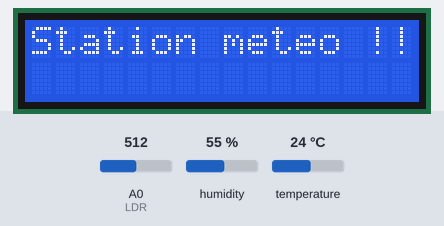
Bench run of a sketch on a simulated ATtiny85, built with avr-gcc and run on an emulated ATtiny85. On the bench: 16×2 character LCD. Wiring (inferred from the names in the program): AHT10/20 sensor at I2C address 0x38. The test bench sets the inputs (shaded band); at power-on: A0 (LDR) = 512, humidity 55 %, temperature 24 °C. The local clock reads 2024-03-15 10:24:30 at power-on unless the sketch sets it; what the sketch prints to the serial monitor is not drawn.

Above: at 0.3 s.
At 1.5 s:
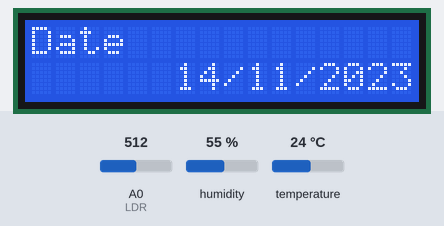
At 11.5 s:
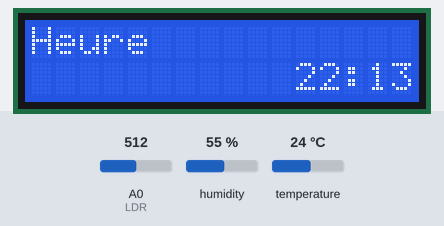
At 21.5 s:
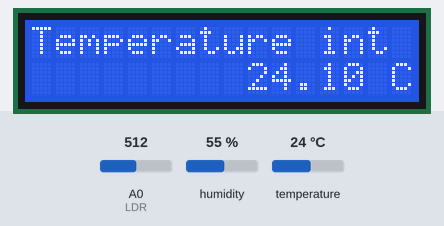
At 31.5 s:
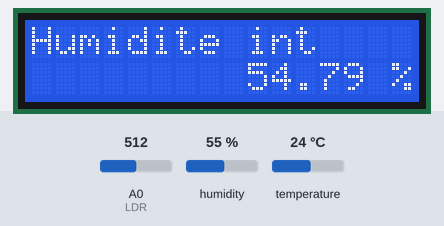

Measured:
- what the display in image 0 shows lasts 1.1 s, from 0.3 s to 1.4 s
- what the display in image 1 shows lasts 10.0 s, from 1.4 s to 11.4 s

The sketch:

station_meteo_no_wireless_ldr.ino
```cpp
// I2C
#include <Wire.h>

// LCD Screen
#include <LiquidCrystal.h>

// Temperature & Humidity Sensor
#include "AHT10.h"

// Time
#include <Wire.h>
#include <TimeLib.h>
#include <DS1307RTC.h>

// LCD Screen
#define LDR A0
int ldr_value, a_value, vo_value;
const int rs = 12, en = 11, d4 = 5, d5 = 4, d6 = 3, d7 = 2, vo = 7, a = 6;
LiquidCrystal lcd(rs, en, d4, d5, d6, d7);

// Temperature & Humidity Sensor
uint8_t readStatus_int = 0;
float temperature_int = 0;
float humidity_int = 0;
AHT10 myAHT10(AHT10_ADDRESS_0X38);

// Time
tmElements_t tm;

const char *monthName[12] = {
  "Jan", "Feb", "Mar", "Apr", "May", "Jun",
  "Jul", "Aug", "Sep", "Oct", "Nov", "Dec"
};

void setup()
{
  // I2C
  Serial.begin(9600);
  delay(200);

  // LCD Screen
  pinMode(LDR, INPUT);
  // pinMode(a, OUTPUT);
  // pinMode(vo, OUTPUT); // Not required
  adjustScreenLuminosity();
  lcd.begin(16, 2);
  lcd.print("Station meteo !!");

  // Time
  bool parse = false;
  bool config = false;

  // get the date and time the compiler was run
  if (getDate(__DATE__) && getTime(__TIME__))
  {
    parse = true;
    // and configure the RTC with this info
    if (RTC.write(tm))
    {
      config = true;
    }
  }

  while (!Serial)
    ; // wait for Arduino Serial Monitor
  delay(200);
  if (parse && config)
  {
    Serial.print("DS1307 configured Time=");
    Serial.print(__TIME__);
    Serial.print(", Date=");
    Serial.println(__DATE__);
  }
  else if (parse)
  {
    Serial.println("DS1307 Communication Error");
  }
  else
  {
    Serial.print("Could not parse info from the compiler, Time=\"");
    Serial.print(__TIME__);
    Serial.print("\", Date=\"");
    Serial.print(__DATE__);
    Serial.println("\"");
  }

  // Temperature & Humidity Sensor
  while (myAHT10.begin() != true)
  {
    Serial.println(F("AHT10 not connected or fail to load calibration coefficient")); //(F()) save string to flash & keeps dynamic memory free
    delay(5000);
  }

  delay(200);
}

void loop()
{
  // Temperature & Humidity Sensor
  readStatus_int = myAHT10.readRawData();

  if (readStatus_int != AHT10_ERROR)
  {
    temperature_int = myAHT10.readTemperature(AHT10_USE_READ_DATA);
    humidity_int = myAHT10.readHumidity(AHT10_USE_READ_DATA);
  }
  else
  {
    myAHT10.softReset(); // reset 1-success, 0-failed
  }

  // Time
  if (!RTC.read(tm))
  {
    if (RTC.chipPresent())
    {
      Serial.println("The DS1307 is stopped");
      Serial.println();
    }
    else
    {
      Serial.println("DS1307 read error!");
      Serial.println();
    }
  }

  // LCD Screen
  adjustScreenLuminosity();

  lcd.clear();
  lcd.setCursor(0, 0);
  lcd.print("Date");
  lcd.setCursor(6, 1);
  print2digits(tm.Day);
  lcd.print("/");
  print2digits(tm.Month);
  lcd.print("/");
  lcd.print(tmYearToCalendar(tm.Year));
  delay(10000);

  lcd.clear();
  lcd.setCursor(0, 0);
  lcd.print("Heure");
  lcd.setCursor(11, 1);
  print2digits(tm.Hour);
  lcd.print(":");
  print2digits(tm.Minute);
  delay(10000);

  lcd.clear();
  lcd.setCursor(0, 0);
  lcd.print("Temperature int");
  if (temperature_int < 0)
  {
    lcd.setCursor(8, 1);
    lcd.print("-");
  }
  lcd.setCursor(9, 1);
  lcd.print(temperature_int);
  lcd.print(" C");
  delay(10000);

  lcd.clear();
  lcd.setCursor(0, 0);
  lcd.print("Humidite int");
  lcd.setCursor(9, 1);
  lcd.print(humidity_int);
  lcd.print(" %");
  delay(10000);
}

// Functions
void adjustScreenLuminosity()
{
  ldr_value = analogRead(LDR);
  Serial.print("ldr_value = ");
  Serial.println(ldr_value);
  a_value = map(ldr_value, 0, 1023, 0, 255);
  a_value = a_value + 50;
  a_value = a_value > 255 ? 255 : a_value;
  analogWrite(a, a_value);
  vo_value = 0;
  analogWrite(vo, vo_value);
}

bool getTime(const char *str)
{
  int Hour, Min, Sec;

  if (sscanf(str, "%d:%d:%d", &Hour, &Min, &Sec) != 3)
    return false;
  tm.Hour = Hour;
  tm.Minute = Min;
  tm.Second = Sec;
  return true;
}

bool getDate(const char *str)
{
  char Month[12];
  int Day, Year;
  uint8_t monthIndex;

  if (sscanf(str, "%s %d %d", Month, &Day, &Year) != 3)
    return false;
  for (monthIndex = 0; monthIndex < 12; monthIndex++)
  {
    if (strcmp(Month, monthName[monthIndex]) == 0)
      break;
  }
  if (monthIndex >= 12)
    return false;
  tm.Day = Day;
  tm.Month = monthIndex + 1;
  tm.Year = CalendarYrToTm(Year);
  return true;
}

void print2digits(int number)
{
  if (number >= 0 && number < 10)
  {
    lcd.print('0');
  }
  lcd.print(number);
}
```

AHT10.cpp
```cpp
/***************************************************************************************************/
/*
   This is an Arduino library for Aosong ASAIR AHT10, AHT15 Digital Humidity & Temperature Sensor

   written by : enjoyneering79
   sourse code: https://github.com/enjoyneering/


   This chip uses I2C bus to communicate, specials pins are required to interface
   Board:                                    SDA                    SCL                    Level
   Uno, Mini, Pro, ATmega168, ATmega328..... A4                     A5                     5v
   Mega2560................................. 20                     21                     5v
   Due, SAM3X8E............................. 20                     21                     3.3v
   Leonardo, Micro, ATmega32U4.............. 2                      3                      5v
   Digistump, Trinket, ATtiny85............. 0/physical pin no.5    2/physical pin no.7    5v
   Blue Pill, STM32F103xxxx boards.......... PB7                    PB6                    3.3v/5v
   ESP8266 ESP-01........................... GPIO0/D5               GPIO2/D3               3.3v/5v
   NodeMCU 1.0, WeMos D1 Mini............... GPIO4/D2               GPIO5/D1               3.3v/5v
   ESP32.................................... GPIO21/D21             GPIO22/D22             3.3v

   Frameworks & Libraries:
   ATtiny  Core          - https://github.com/SpenceKonde/ATTinyCore
   ESP32   Core          - https://github.com/espressif/arduino-esp32
   ESP8266 Core          - https://github.com/esp8266/Arduino
   STM32   Core          - https://github.com/stm32duino/Arduino_Core_STM32
                         - https://github.com/rogerclarkmelbourne/Arduino_STM32

   GNU GPL license, all text above must be included in any redistribution,
   see link for details  - https://www.gnu.org/licenses/licenses.html
*/
/***************************************************************************************************/

#include "AHT10.h"


/**************************************************************************/
/*
    Constructor
*/
/**************************************************************************/
AHT10::AHT10(uint8_t address, ASAIR_I2C_SENSOR sensorName)
{
  _address    = address;
  _sensorName = sensorName;
}

/**************************************************************************/
/*
    begin()

    Initialize I2C & configure the sensor, call this function before
    doing anything else

    NOTE:
    - Wire.endTransmission() returned value:
      - 0 success
      - 1 data too long to fit in transmit data16
      - 2 received NACK on transmit of address
      - 3 received NACK on transmit of data
      - 4 other error
*/
/**************************************************************************/
#if defined(ESP8266)
bool AHT10::begin(uint8_t sda, uint8_t scl)
{
  Wire.begin(sda, scl);
  Wire.setClock(100000);          //experimental! ESP8266 I2C bus speed: 50kHz..400kHz/50000..400000, default 100000
  Wire.setClockStretchLimit(230); //experimental! default 230usec
#else
bool AHT10::begin(void)
{
  Wire.begin();
  Wire.setClock(100000);          //experimental! AVR I2C bus speed: 31kHz..400kHz/31000..400000, default 100000
#endif

  delay(AHT10_POWER_ON_DELAY);    //wait for sensor to initialize

  setNormalMode();                //one measurement+sleep mode

  return enableFactoryCalCoeff(); //load factory calibration coeff
}


/**************************************************************************/
/*
    readRawData()

    Read raw measurment data from sensor over I2C
*/
/**************************************************************************/
uint8_t AHT10::readRawData()
{
  /* send measurment command */
  Wire.beginTransmission(_address);
  #if (ARDUINO) >= 100
  Wire.write(AHT10_START_MEASURMENT_CMD);                                     //send measurment command
  Wire.write(AHT10_DATA_MEASURMENT_CMD);                                      //send measurment parameter
  Wire.write(AHT10_DATA_NOP);                                                 //send measurment parameter
  #else
  Wire.send(AHT10_START_MEASURMENT_CMD);
  Wire.send(AHT10_DATA_MEASURMENT_CMD);
  Wire.send(AHT10_DATA_NOP);
  #endif
  if (Wire.endTransmission(true) != 0) return AHT10_ERROR;                    //error handler, collision on I2C bus

  if (getCalibrationBit() != 0x01)             return AHT10_ERROR;            //error handler, calibration coefficient turned off
  if (getBusyBit(AHT10_USE_READ_DATA) != 0x00) delay(AHT10_MEASURMENT_DELAY); //measurement delay

  /* read 6-bytes from sensor */
  #if defined(_VARIANT_ARDUINO_STM32_)
  Wire.requestFrom(_address, 6);
  #else
  Wire.requestFrom(_address, 6, true);                                        //true - send stop after transmission & release I2C bus
  #endif
  if (Wire.available() != 6)
  {
    _rawDataBuffer[0] = AHT10_ERROR;                                          //for condition when AHT10_USE_READ_DATA is used
    return AHT10_ERROR;                                                       //check rxBuffer & error handler, collision on the i2c bus
  }

  /* read 6 bytes from "wire.h" rxBuffer */
  #if (ARDUINO) >= 100
  for (uint8_t i = 0; i < 6 ; i++)
  {
    _rawDataBuffer[i] = Wire.read();
  }
  #else
  for (uint8_t i = 0; i < 6 ; i++)
  {
    _rawDataBuffer[i] = Wire.receive();
  }
  #endif

  return true;
}


/**************************************************************************/
/*
    readTemperature()

    Read temperature, °C

    NOTE:
    - temperature range      -40°C..+80°C
    - temperature resolution 0.01°C
    - temperature accuracy   ±0.3°C
*/
/**************************************************************************/
float AHT10::readTemperature(bool readI2C)
{
  if (readI2C == AHT10_FORCE_READ_DATA)
  {
    if (readRawData() == AHT10_ERROR) return AHT10_ERROR;   //force to read data to _rawDataBuffer & error handler
  }

  if (_rawDataBuffer[0] == AHT10_ERROR) return AHT10_ERROR; //error handler, collision on I2C bus

  uint32_t temperature = ((uint32_t)(_rawDataBuffer[3] & 0x0F) << 16) | ((uint16_t)_rawDataBuffer[4] << 8) | _rawDataBuffer[5]; //20-bit raw temperature data

  return (float)temperature * 0.000191 - 50;
}


/**************************************************************************/
/*
    readHumidity()

    Read relative humidity, %

    NOTE:
    - prolonged exposure for 60 hours at humidity > 80% can lead to a
      temporary drift of the signal +3%. Sensor slowly returns to the
      calibrated state at normal operating conditions.
    - relative humidity range      0%..100%
    - relative humidity resolution 0.024%
    - relative humidity accuracy   ±2%
*/
/**************************************************************************/
float AHT10::readHumidity(bool readI2C)
{
  if (readI2C == AHT10_FORCE_READ_DATA)
  {
    if (readRawData() == AHT10_ERROR) return AHT10_ERROR;   //force to read data to _rawDataBuffer & error handler
  }

  if (_rawDataBuffer[0] == AHT10_ERROR) return AHT10_ERROR; //error handler, collision on I2C bus

  uint32_t rawData = (((uint32_t)_rawDataBuffer[1] << 16) | ((uint16_t)_rawDataBuffer[2] << 8) | (_rawDataBuffer[3])) >> 4; //20-bit raw humidity data

  float humidity = (float)rawData * 0.000095;

  if (humidity < 0)   return 0;
  if (humidity > 100) return 100;
                      return humidity;
}


/**************************************************************************/
/*
    softReset()

    Restart sensor, without power off

    NOTE:
    - takes ~20ms
    - all registers restores to default
*/
/**************************************************************************/
bool AHT10::softReset(void)
{
  Wire.beginTransmission(_address);

  #if (ARDUINO) >= 100
  Wire.write(AHT10_SOFT_RESET_CMD);
  #else
  Wire.send(AHT10_SOFT_RESET_CMD);
  #endif

  if (Wire.endTransmission(true) != 0) return false; //safety check, make sure sensor reset

  delay(AHT10_SOFT_RESET_DELAY);

  setNormalMode();                                   //reinitialize sensor registers after reset

  return enableFactoryCalCoeff();                    //reinitialize sensor registers after reset
}


/**************************************************************************/
/*
    setNormalMode()

    Set normal measurment mode

    NOTE:
    - one measurement & power down??? no info in datasheet!!!
*/
/**************************************************************************/
bool AHT10::setNormalMode(void)
{
  Wire.beginTransmission(_address);

  #if (ARDUINO) >= 100
  Wire.write(AHT10_NORMAL_CMD);
  Wire.write(AHT10_DATA_NOP);
  Wire.write(AHT10_DATA_NOP);
  #else
  Wire.send(AHT10_NORMAL_CMD);
  Wire.send(AHT10_DATA_NOP);
  Wire.send(AHT10_DATA_NOP);
  #endif

  if (Wire.endTransmission(true) != 0) return false; //safety check, make sure transmission complete

  delay(AHT10_CMD_DELAY);

  return true;
}


/**************************************************************************/
/*
    setCycleMode()

    Set cycle measurment mode

    NOTE:
    - continuous measurement
*/
/**************************************************************************/
bool AHT10::setCycleMode(void)
{
  Wire.beginTransmission(_address);

  #if (ARDUINO) >= 100
  if   (_sensorName != AHT20_SENSOR) Wire.write(AHT10_INIT_CMD); //set command mode
  else                               Wire.write(AHT20_INIT_CMD);
  Wire.write(AHT10_INIT_CYCLE_MODE | AHT10_INIT_CAL_ENABLE);     //0,[0,1],0,[1],0,0,0
  Wire.write(AHT10_DATA_NOP);
  #else
  if   (_sensorName != AHT20_SENSOR) Wire.send(AHT10_INIT_CMD);
  else                               Wire.send(AHT20_INIT_CMD);
  Wire.send(AHT10_INIT_CYCLE_MODE | AHT10_INIT_CAL_ENABLE);
  Wire.send(AHT10_DATA_NOP);
  #endif

  if (Wire.endTransmission(true) != 0) return false;             //safety check, make sure transmission complete
                                       return true;
}


/**************************************************************************/
/*
    readStatusByte()

    Read status byte from sensor over I2C
*/
/**************************************************************************/
uint8_t AHT10::readStatusByte()
{
  #if defined(_VARIANT_ARDUINO_STM32_)
  Wire.requestFrom(_address, 1);
  #else
  Wire.requestFrom(_address, 1, true);           //true - send stop after transmission & release I2C bus
  #endif
  if (Wire.available() != 1) return AHT10_ERROR; //check rxBuffer & error handler, collision on I2C bus

  /* read byte from "wire.h" rxBuffer */
  #if (ARDUINO) >= 100
  return Wire.read();
  #else
  return Wire.receive();
  #endif
}


/**************************************************************************/
/*
    getCalibrationBit()

    Read Calibration bit from status byte

    NOTE:
    - 0, factory calibration coeff disabled
    - 1, factory calibration coeff loaded
*/
/**************************************************************************/
uint8_t AHT10::getCalibrationBit(bool readI2C)
{
  if (readI2C == AHT10_FORCE_READ_DATA) _rawDataBuffer[0] = readStatusByte(); //force to read status byte

  if (_rawDataBuffer[0] != AHT10_ERROR) return bitRead(_rawDataBuffer[0], 3); //get 3-rd bit
                                        return AHT10_ERROR;
}


/**************************************************************************/
/*
    enableFactoryCalCoeff()

    Load factory calibration coefficients
*/
/**************************************************************************/
bool AHT10::enableFactoryCalCoeff()
{
  /* load factory calibration coeff */
  Wire.beginTransmission(_address);

  #if (ARDUINO) >= 100
  if   (_sensorName != AHT20_SENSOR) Wire.write(AHT10_INIT_CMD); //set command mode
  else                               Wire.write(AHT20_INIT_CMD);
  Wire.write(AHT10_INIT_CAL_ENABLE);                             //0,0,0,0,[1],0,0,0
  Wire.write(AHT10_DATA_NOP);                                    //0,0,0,0,0,0,0,0
  #else
  if   (_sensorName != AHT20_SENSOR) Wire.send(AHT10_INIT_CMD);
  else                               Wire.send(AHT20_INIT_CMD);
  Wire.send(AHT10_INIT_CAL_ENABLE);
  Wire.send(AHT10_DATA_NOP);
  #endif

  if (Wire.endTransmission(true) != 0) return false;             //safety check, make sure transmission complete

  delay(AHT10_CMD_DELAY);

  /*check calibration enable */
  if (getCalibrationBit() == 0x01) return true;
                                   return false;
}


/**************************************************************************/
/*
    getBusyBit()

    Read busy bit from status byte

    NOTE:
    - 0, sensor idle & sleeping
    - 1, sensor busy & in measurement state
*/
/**************************************************************************/
uint8_t AHT10::getBusyBit(bool readI2C)
{
  if (readI2C == AHT10_FORCE_READ_DATA) _rawDataBuffer[0] = readStatusByte(); //force to read status byte

  if (_rawDataBuffer[0] != AHT10_ERROR) return bitRead(_rawDataBuffer[0], 7); //get 7-th bit
                                        return AHT10_ERROR;
}
```

Source omitted: AHT10.h (5025 bytes)
